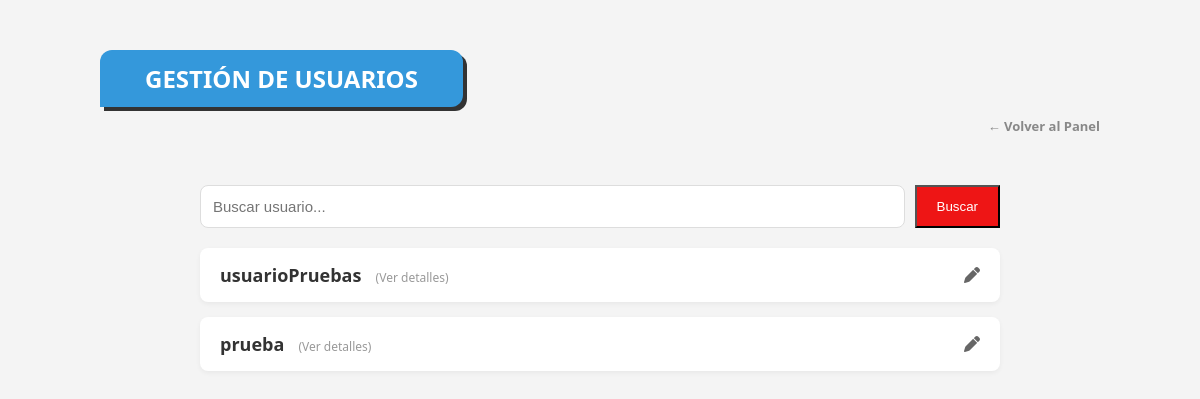
/admin/users (signed in), run on an earlier commit of the app's database.
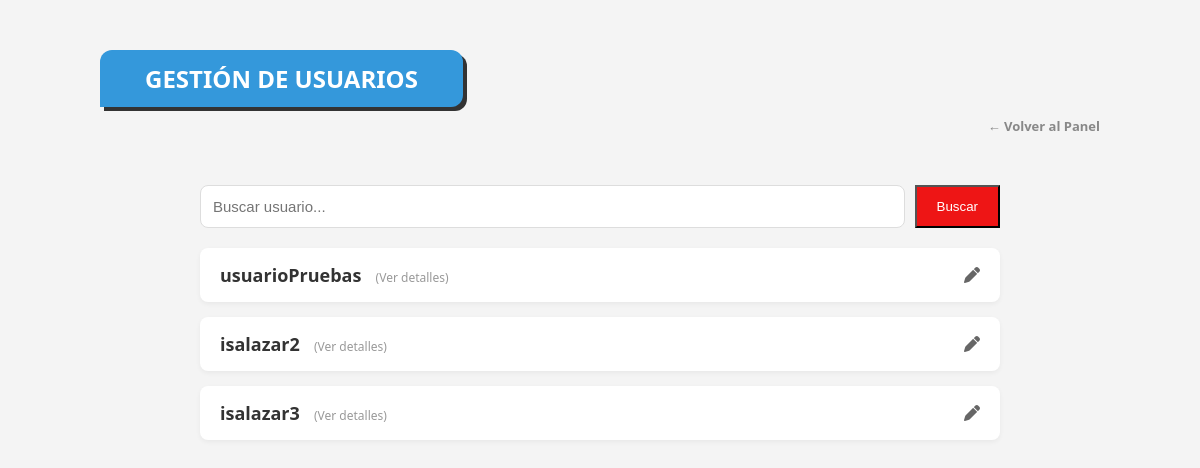
And on a later commit of the database.
### tables this page shows
CREATE TABLE Users (
    username VARCHAR(50) PRIMARY KEY,
    password VARCHAR(100), -- ¡Importante la coma al final!
    fav_pokemon INT,
    name VARCHAR(100),
    surname VARCHAR(100),
    dni VARCHAR(20) UNIQUE,
    email VARCHAR(100) UNIQUE,
    role VARCHAR(20)
);

### app/controller/ui/IU_Admin.py (the view)
    @bp.route('/users', methods=['GET'])
    def users_list():
        if 'user' not in session or session.get('role') != 'ADMIN':
            return redirect(url_for('iu_mprincipal.login'))
        query = request.args.get('q')
        if query:
            sql = f"SELECT * FROM Users WHERE role = 'USER' AND username LIKE '%{query}%'"
        else:
            sql = "SELECT * FROM Users WHERE role = 'USER'"
        res = db.execSQL(sql)
        lista_usuarios = []
        while res.next():
            lista_usuarios.append({
                'username': res.getString('username'),
                'name': res.getString('name'),
                'surname': res.getString('surname'),
                'dni': res.getString('dni'),
                'email': res.getString('email')
            })
        return render_template('admin_users.html', usuarios=lista_usuarios, search_query=query)

### app/database/GestorBD.py (called while the page is built)
    def execSQL(self, sql):
        cursor = self.connection.cursor()
        cursor.execute(sql)
        datos = cursor.fetchall()
        return ResultadoSQL(datos)

### app/database/ResultadoSQL.py (called while the page is built)
    def next(self):
        self.indice += 1
        return self.indice < len(self.datos)

    def getString(self, columna):
        return str(self.datos[self.indice][columna])

### app/templates/admin_users.html (shortened to what this page needs)
<!DOCTYPE html>
<html lang="es">
<head>
    <link rel="stylesheet" href="{{ url_for('static', filename='css/style.css') }}">
    <link href="https://cdnjs.cloudflare.com/ajax/libs/font-awesome/6.0.0/css/all.min.css" rel="stylesheet">
</head>
<body style="background-color: #f4f4f4;">
    <div class="menu-main-container">
        <div class="menu-banner" style="background-color: #3498db;">
            Gestión de Usuarios
        </div>
        <div class="menu-top-links">
            <a href="{{ url_for('iu_admin.panel') }}" class="menu-link-secondary">← Volver al Panel</a>
        </div>
        <div style="max-width: 800px; margin: 0 auto; padding: 20px;">
            <form action="{{ url_for('iu_admin.users_list') }}" method="GET" style="margin-bottom: 20px; display: flex; gap: 10px;">
                <input type="text" name="q" class="form-control" placeholder="Buscar usuario..." value="{{ search_query if search_query else '' }}">
                <button type="submit" class="btn-primary" style="padding: 10px 20px;">Buscar</button>
            </form>
            {% if usuarios|length == 0 %}
                <div style="text-align: center; color: #888;">
                    <h3>No se encontraron usuarios.</h3>
                </div>
            {% else %}
                {% for u in usuarios %}
                <div class="request-card">
                    <div class="user-info" onclick="openModal('modal-{{ u.username }}')">
                        <span class="username-text">{{ u.username }}</span>
                        <span class="click-hint">(Ver detalles)</span>
                    </div>
                    <a href="{{ url_for('iu_admin.edit_user', username=u.username) }}" style="color: #666;">
                        <i class="fa-solid fa-pen"></i>
                    </a>
                </div>
                {% endfor %}
            {% endif %}
        </div>
    </div>
</body>
</html>

What changed in the data, as far as the page shows it:
removed Users: username "prueba"
added Users: username "isalazar2"
added Users: username "isalazar3"
